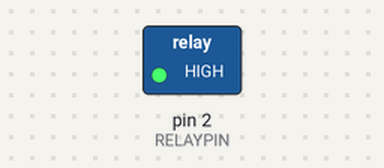
This sketch was run on a simulated Arduino Uno, built with avr-gcc and run on an emulated ATmega328P. On the bench: switched loads named in the sketch (green lamp = pin HIGH). Dashed ring = blinking.

Above: at 0.5 s.
Timing chart, 0 to 4.6 s (numbered marks = the images above):
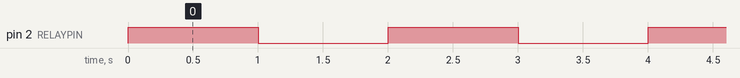

The sketch:

Relay.ino
```cpp
#define RELAYPIN 2

void setup() {

  pinMode(RELAYPIN, OUTPUT);
}

void loop() {

  digitalWrite(RELAYPIN, HIGH);   // turn the RELAY on (HIGH is the voltage level)
  delay(1000);                       // wait for a second
  digitalWrite(RELAYPIN, LOW);    // turn the RELAY off by making the voltage LOW
  delay(1000);                       // wait for a second
}
```

Measured:
- by itself, pin 2 (RELAYPIN): alternates HIGH for 1.0 s and LOW for 1.0 s
